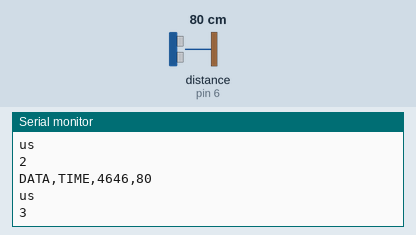
Recording of a sketch running on a simulated Arduino Uno, built with avr-gcc and run on an emulated ATmega328P. On the bench: the last lines printed to the serial monitor. Wiring (inferred from the names in the program): ultrasonic range finder: trigger pin 7; echo pin 6. Inputs (shaded band) come from the test bench; at power-on: distance to the obstacle (sensor on pin 6) 80 cm. The echo pulse lasts 58.3 µs per cm.

Above: at 1.2 s.
1.3 s: distance to the obstacle (sensor on pin 6) set to 2 cm
At 1.89 s:
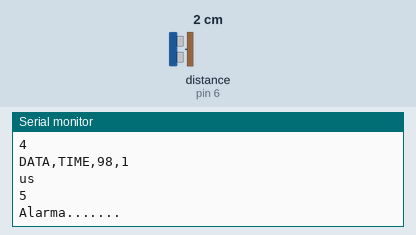
3.5 s: distance to the obstacle (sensor on pin 6) set to 120 cm
At 12.4 s:
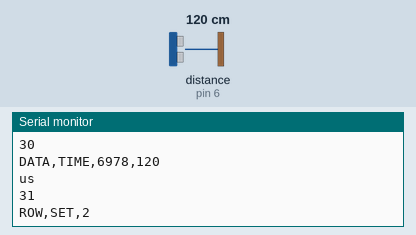
Timing chart, 0 to 12.5 s (numbered marks = the images above; inputs shaded):
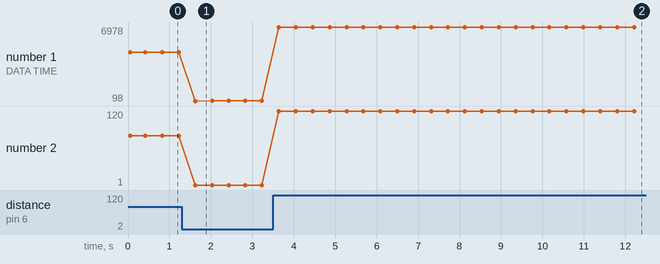

The sketch:

sketch_oct24a_sensor_hcrs04_v1.ino
```cpp
/*
Sensor de proximidad
  HC-SR04 conexiones:
  VCC al arduino 5v
  GND al arduino GND
  Echo al Arduino pin 6
  Trig al Arduino pin 7

 */

#define Pecho 6
#define Ptrig 7
int linha = 0;
int LABEL = 1;
long duracion, distancia;

void setup() {
  Serial.begin (9600);       // inicializa el puerto seria a 9600 baudios
  Serial.println("CLEARDATA");            // Reset da comunicação serial
  Serial.println("LABEL,Hora,duracion,distancia,linha");   // Nomeia as colunas
  pinMode(Pecho, INPUT);     // define el pin 6 como entrada (echo)
  pinMode(Ptrig, OUTPUT);    // define el pin 7 como salida  (triger)

  }

void loop() {

  digitalWrite(Ptrig, LOW);
  delayMicroseconds(2);
  digitalWrite(Ptrig, HIGH);   // genera el pulso de triger por 10ms
  delayMicroseconds(10);
  digitalWrite(Ptrig, LOW);
  linha++; // incrementa a linha do excel para que a leitura pule de linha em linha


  duracion = pulseIn(Pecho, HIGH);
  distancia = (duracion/2) / 29;            // calcula la distancia en centimetros

  if (distancia >= 500 || distancia <= 0){  // si la distancia es mayor a 500cm o menor a 0cm
    Serial.println("---");                  // no mide nada
  }
  else {
    Serial.print("DATA,TIME,"); //inicia a impressão de dados, sempre iniciando
    Serial.print(duracion);
    Serial.print(",");
    Serial.println(distancia);           // envia el valor de la distancia por el puerto serial
    Serial.println("us");
    Serial.println(linha);

   // le coloca a la distancia los centimetros "cm"
    if (linha > 30) //laço para limitar a quantidade de dados
{
       linha = 0;
      Serial.println("ROW,SET,2"); // alimentação das linhas com os dados sempre iniciando
}
  }

   if (distancia <= 10 && distancia >= 1){

    Serial.println("Alarma.......");         // envia la palabra Alarma por el puerto serial
  }
  delay(400);                                // espera 400ms para que se logre ver la distancia en la consola
}
```

Measured:
- after the input at 1.3 s, the serial monitor: prints a new line after 0.33 s (image 1)
- after the input at 3.5 s, the serial monitor: prints a new line after 0.14 s (image 2)
- plotted number 1: 4646 → 99 after the input at 1.3 s, 99 → 6978 after the input at 3.5 s
- plotted number 2: 1 → 120 after the input at 3.5 s
